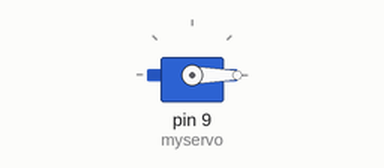
Simulated run of this sketch. Board: Arduino Uno, built with avr-gcc and run on an emulated ATmega328P. Shown: servo.

Above: at 0.05 s.
At 0.65 s:
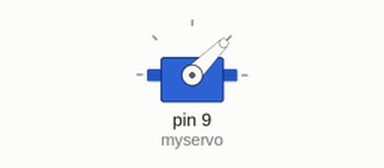
At 1.25 s:
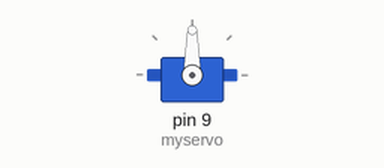
At 2.5 s:
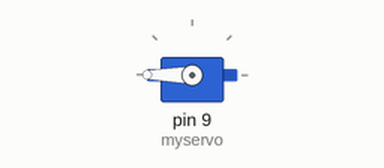
Timing chart, 0 to 5.8 s (numbered marks = the images above):
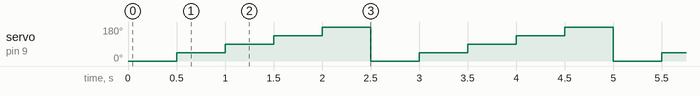

Measured:
- by itself, servo on pin 9 (myservo): repeats every 2.5 s: 90° 0.50 s, 135° 0.50 s, 180° 0.50 s, 0° 0.50 s, 45° 0.50 s

The sketch:

Project_18_Car_Speed_Dial.ino
```cpp
/*
keyestudio STEM Starter Kit
Project 18
Car Speed Dial
http//www.keyestudio.com
*/
#include <Servo.h>
Servo myservo;// define servo variable name
void setup()
{
myservo.attach(9);// select servo pin(9 )
}
void loop()
{
myservo.write(0);// set rotate angle of the motor
delay(500);
myservo.write(45);// set rotate angle of the motor
delay(500);
myservo.write(90);// set rotate angle of the motor
delay(500);
myservo.write(135);// set rotate angle of the motor
delay(500);
myservo.write(180);// set rotate angle of the motor
delay(500);
}
//////////////////////////////////////////////////////////
```
